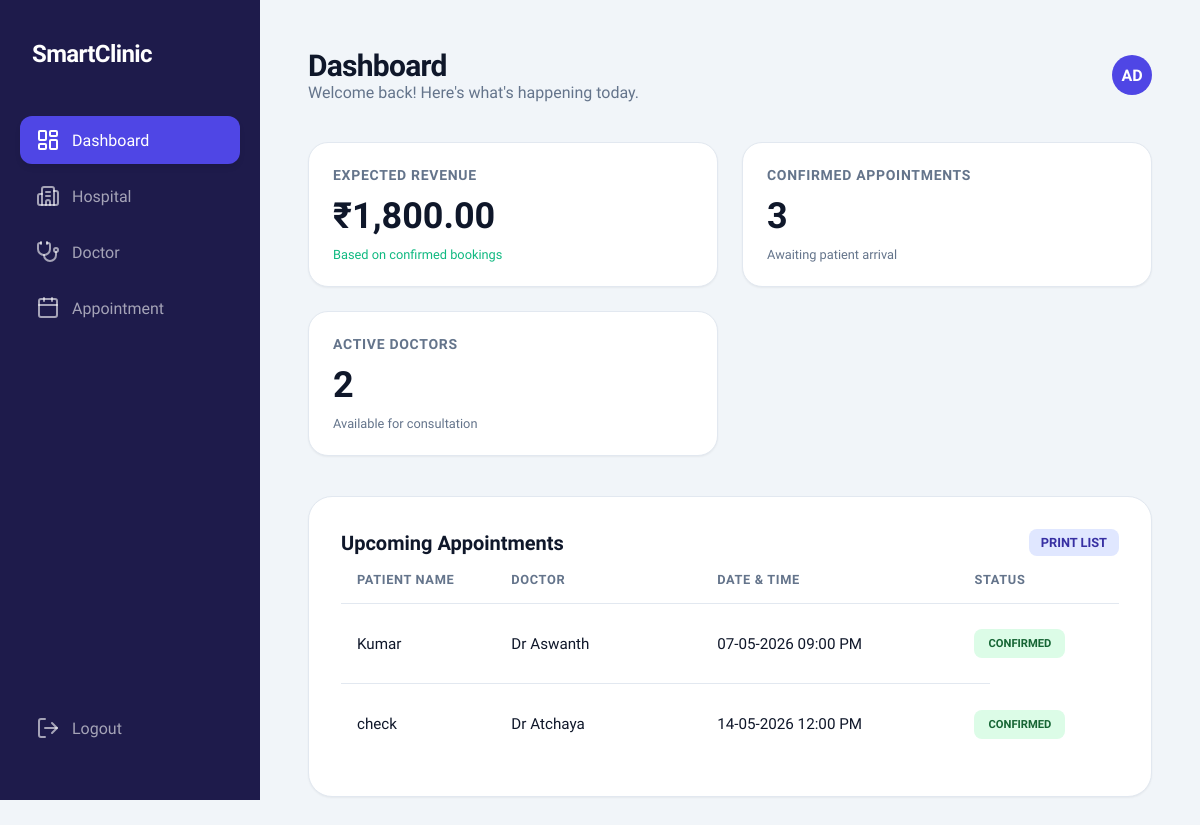
The page /dashboard.php (signed in) on the database its author committed.
### tables this page shows
CREATE TABLE `sc_appointment` (
  `id` int(11) NOT NULL AUTO_INCREMENT,
  `created_date_time` datetime DEFAULT NULL,
  `updated_date_time` datetime DEFAULT NULL,
  `appointment_id` mediumtext DEFAULT NULL,
  `consultant_id` mediumtext DEFAULT NULL,
  `consultan_name` mediumtext DEFAULT NULL,
  `consultant_fees` int(11) NOT NULL DEFAULT 0,
  `appointment_date` datetime DEFAULT NULL,
  `appointment_time` time DEFAULT NULL,
  `patient_name` mediumtext DEFAULT NULL,
  `patient_number` mediumtext DEFAULT NULL,
  `description` mediumtext DEFAULT NULL,
  `deleted` int(11) NOT NULL DEFAULT 0,
  `status` mediumtext DEFAULT NULL,
  PRIMARY KEY (`id`)
);

### main/basic_functions.php (called while the page is built, shortened)
<?php
    class Basic_Functions extends Database {
        public $con;
        public function __construct() {
            $this->con = $this->connect();
        }
        public function getTableRecords($table, $field = '', $value = '', $orderby = 'id DESC') {
            $con = $this->con;
            $sql = "SELECT * FROM $table WHERE deleted = ?";
            $params = [0];
            $sql .= " ORDER BY $orderby";
            $stmt = $con->prepare($sql);
            $stmt->execute($params);
            return $stmt->fetchAll();
        }
        public function getQueryRecords($query, $params = []) {
            $con = $this->con;
            $stmt = $con->prepare($query);
            $stmt->execute($params);
            return $stmt->fetchAll();
        }
    }
?>

### dashboard.php (the view, shortened to what this page needs)
<?php
    include_once("common_file.php");
    $rev_query = "SELECT SUM(consultant_fees) as total FROM " . $GLOBALS['appointment_table'] . " WHERE deleted = ? AND (status = ? OR status IS NULL)";
    $rev_res = $bf->getQueryRecords($rev_query, [0, 'Confirmed']);
    $expected_revenue = $rev_res[0]['total'] ?? 0;
    $conf_query = "SELECT COUNT(*) as count FROM " . $GLOBALS['appointment_table'] . " WHERE deleted = ? AND (status = ? OR status IS NULL)";
    $conf_res = $bf->getQueryRecords($conf_query, [0, 'Confirmed']);
    $confirmed_count = $conf_res[0]['count'] ?? 0;
    $doctors_all = $bf->getTableRecords($GLOBALS['consultant_table']);
    $doctors_count = count($doctors_all);
    $user_name = $_SESSION['user_name'] ?? 'Admin';
    $initials = strtoupper(substr($user_name, 0, 1) . substr(strrchr($user_name, " "), 1, 1));
    if (strlen($initials) < 2) $initials = strtoupper(substr($user_name, 0, 2));
?>
<!DOCTYPE html>
<html lang="en">
<head>
    <link rel="stylesheet" href="assets/css/style.css">
</head>
<body>
    <div class="dashboard-container">
        <?php include 'includes/sidebar.php'; ?>
        <main class="main-content">
            <header class="top-header">
                <div class="page-title">
                    <h1>Dashboard</h1>
                    <p style="color: var(--text-muted);">Welcome back! Here's what's happening today.</p>
                </div>
                <div class="user-profile">
                    <div style="width: 40px; height: 40px; border-radius: 50%; background: var(--primary-color); display: flex; align-items: center; justify-content: center; font-weight: 600; color: white;">
                        <?php echo $initials; ?>
                    </div>
                </div>
            </header>
            <div class="grid-container">
                <div class="stat-card">
                    <h3>Expected Revenue</h3>
                    <div class="value">₹<?php echo number_format($expected_revenue, 2); ?></div>
                    <div style="margin-top: 10px; color: var(--accent-color); font-size: 0.8rem;">Based on confirmed bookings</div>
                </div>
                <div class="stat-card">
                    <h3>Confirmed Appointments</h3>
                    <div class="value"><?php echo $confirmed_count; ?></div>
                    <div style="margin-top: 10px; color: var(--text-muted); font-size: 0.8rem;">Awaiting patient arrival</div>
                </div>
                <div class="stat-card">
                    <h3>Active Doctors</h3>
                    <div class="value"><?php echo $doctors_count; ?></div>
                    <div style="margin-top: 10px; color: var(--text-muted); font-size: 0.8rem;">Available for consultation</div>
                </div>
            </div>
            <div class="content-card">
                <div class="content-card-header" style="display: flex; justify-content: space-between; align-items: center;">
                    <h2>Upcoming Appointments</h2>
                    <a href="reports/dashboard_report.php" target="_blank" class="status-badge status-attended" style="text-decoration: none; padding: 6px 12px; font-size: 0.8rem;">Print List</a>
                </div>
                <div class="table-container">
                    <table>
                        <thead>
                            <tr>
                                <th>Patient Name</th>
                                <th>Doctor</th>
                                <th>Date & Time</th>
                                <th>Status</th>
                            </tr>
                        </thead>
                        <tbody>
                            <?php
                                $now = date('Y-m-d H:i:s');
                                $up_query = "SELECT * FROM " . $GLOBALS['appointment_table'] . " WHERE deleted = 0 AND appointment_date >= ? ORDER BY appointment_date ASC LIMIT 5";
                                $upcoming = $bf->getQueryRecords($up_query, [$now]);
                                if ($upcoming) {
                                    foreach ($upcoming as $appt) {
                                        $status_class = "status-confirmed";
                                        $status_text = "Confirmed";
                                        echo "<tr>";
                                        echo "<td>" . $appt['patient_name'] . "</td>";
                                        echo "<td>" . $appt['consultan_name'] . "</td>";
                                        echo "<td>" . date('d-m-Y h:i A', strtotime($appt['appointment_date'])) . "</td>";
                                        echo "<td><span class='status-badge $status_class'>$status_text</span></td>";
                                        echo "</tr>";
                                    }
                                } else {
                                    echo "<tr><td colspan='4' style='text-align:center;'>No upcoming appointments</td></tr>";
                                }
                            ?>
                        </tbody>
                    </table>
                </div>
            </div>
        </main>
    </div>
</body>
</html>

### assets/css/style.css (style rules this page uses)
:root { --primary-color: #4f46e5; --primary-hover: #4338ca; --secondary-color: #0ea5e9; --accent-color: #10b981; --bg-main: #f1f5f9; --bg-card: #ffffff; --text-main: #0f172a; --text-muted: #64748b; --border-color: #e2e8f0; --sidebar-bg: #1e1b4b; --sidebar-width: 260px; --transition: all 0.3s cubic-bezier(0.4, 0, 0.2, 1); --shadow-sm: 0 1px 2px 0 rgb(0 0 0 / 0.05); --shadow-md: 0 4px 6px -1px rgb(0 0 0 / 0.1), 0 2px 4px -2px rgb(0 0 0 / 0.1); --shadow-lg: 0 10px 15px -3px rgb(0 0 0 / 0.1), 0 4px 6px -4px rgb(0 0 0 / 0.1); }
* { margin: 0; padding: 0; box-sizing: border-box; font-family: 'Plus Jakarta Sans', sans-serif; }
body { background-color: var(--bg-main); color: var(--text-main); overflow-x: hidden; }
.dashboard-container { display: flex; min-height: 100vh; }
.main-content { flex: 1; margin-left: var(--sidebar-width); padding: 48px; }
.top-header { display: flex; justify-content: space-between; align-items: center; margin-bottom: 40px; }
.page-title h1 { font-size: 1.875rem; font-weight: 700; color: var(--text-main); letter-spacing: -0.025em; }
.grid-container { display: grid; grid-template-columns: repeat(auto-fill, minmax(300px, 1fr)); gap: 24px; margin-bottom: 40px; }
.stat-card { background: white; border: 1px solid var(--border-color); padding: 24px; border-radius: 20px; display: flex; flex-direction: column; box-shadow: var(--shadow-sm); transition: var(--transition); }
.stat-card h3 { color: var(--text-muted); font-size: 0.875rem; font-weight: 600; margin-bottom: 12px; text-transform: uppercase; letter-spacing: 0.05em; }
.stat-card .value { font-size: 2.25rem; font-weight: 700; color: var(--text-main); }
.content-card { background: white; border: 1px solid var(--border-color); padding: 32px; border-radius: 24px; margin-bottom: 30px; box-shadow: var(--shadow-sm); }
.content-card-header h2 { font-size: 1.25rem; font-weight: 700; color: var(--text-main); }
.table-container { width: 100%; overflow-x: auto; }
table { width: 100%; border-collapse: separate; border-spacing: 0; }
th { text-align: left; padding: 16px; color: var(--text-muted); font-weight: 600; font-size: 0.8rem; text-transform: uppercase; letter-spacing: 0.05em; border-bottom: 1px solid var(--border-color); }
td { padding: 20px 16px; border-bottom: 1px solid var(--border-color); color: var(--text-main); font-size: 0.95rem; vertical-align: middle; }
td:nth-child(2), td:nth-child(3) { white-space: nowrap; }
th:nth-child(1), td:nth-child(1) { width: 15%; }
th:nth-child(2), td:nth-child(2) { width: 20%; }
th:nth-child(3), td:nth-child(3) { width: 25%; }
th:nth-child(4), td:nth-child(4) { width: 15%; }
tr:last-child td { border-bottom: none; }
td:last-child { display: flex; gap: 8px; flex-wrap: wrap; align-items: center; min-height: 80px; }
.status-badge { display: inline-flex; align-items: center; justify-content: center; padding: 8px 14px; border-radius: 8px; font-size: 0.7rem; font-weight: 700; text-transform: uppercase; white-space: nowrap; border: none; cursor: pointer; transition: var(--transition); }
.status-confirmed { background: #dcfce7; color: #166534; }
.status-attended { background: #e0e7ff; color: #3730a3; }

### rows shown on the page
sc_appointment: patient_name "Kumar", consultan_name "Dr Aswanth", appointment_date "07-05-2026 09:00 PM", status_text "CONFIRMED"
sc_appointment: patient_name "check", consultan_name "Dr Atchaya", appointment_date "14-05-2026 12:00 PM", status_text "CONFIRMED"

### other values the page prints
$initials "AD"
$expected_revenue "1,800.00"
$confirmed_count "3"
$doctors_count "2"
